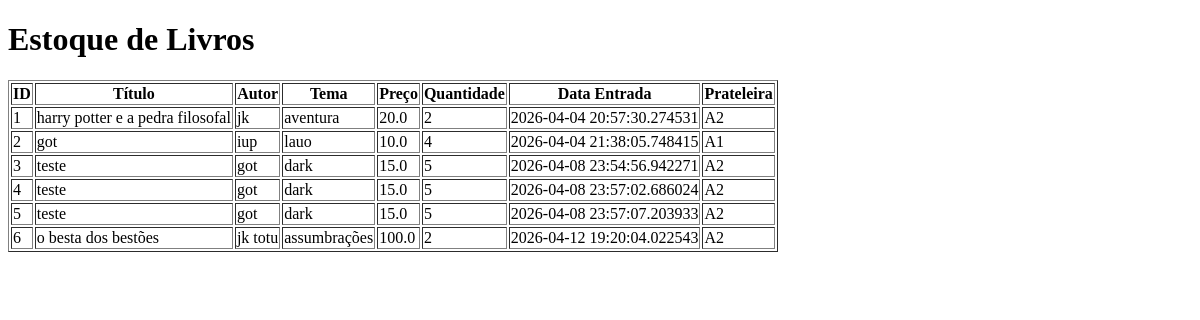
Before: /produtos (signed in) with the older database file.
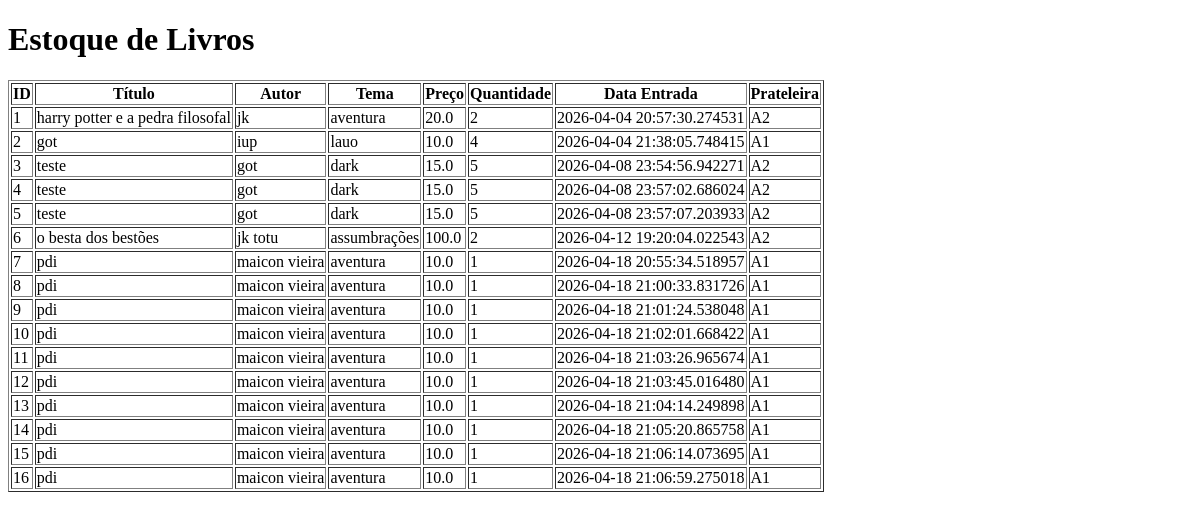
After: the same page with the newer database file.
### models/livro.py (models this page shows)
class Livro(db.Model):
    id = db.Column(
        db.Integer,
        primary_key=True
    )
    titulo = db.Column(
        db.String(200),
        nullable=False
    )
    autor = db.Column(
        db.String(150),
        nullable=False
    )
    preco_compra = db.Column(
        db.Float,
        nullable=False
    )
    quantidade = db.Column(
        db.Integer,
        nullable=False
    )
    tema = db.Column(
        db.String(100),
        nullable=False
    )
    data_entrada = db.Column(
        db.DateTime,
        default=datetime.utcnow
    )
    id_prateleira = db.Column(
        db.Integer,
        db.ForeignKey("prateleira.id"),
        nullable=False
    )
    prateleira = db.relationship( "Prateleira", backref="livros")

### models/prateleira.py (models this page shows)
class Prateleira(db.Model):
    id = db.Column(
        db.Integer,
        primary_key=True
    )
    codigo = db.Column(
        db.String(10),
        unique=True,
        nullable=False
    )
    descricao = db.Column(
        db.String(100)
    )
    id_setor = db.Column(
        db.Integer,
        db.ForeignKey("setor.id"),
        nullable=False
    )
    setor = db.relationship(
    "Setor",
    backref="prateleiras"
    )

### routes/estoque/listar_produtos.py (the view)
@listar_produtos_bp.route("/produtos")
@login_required
def listar_produtos():
    livros = Livro.query.all()
    return render_template(
        "estoque/listar.html",
        livros=livros
    )

### auth.py (called while the page is built)
def login_required(func):
    @wraps(func)
    def wrapper(*args, **kwargs):
        if "usuario_id" not in session:
            return redirect(url_for("login.login"))
        return func(*args, **kwargs)
    return wrapper

### templates/estoque/listar.html (shortened to what this page needs)
<!DOCTYPE html>
<html lang="pt-BR">
<head>
</head>
<h1>Estoque de Livros</h1>
<table border="1">
    <tr>
        <th>ID</th>
        <th>Título</th>
        <th>Autor</th>
        <th>Tema</th>
        <th>Preço</th>
        <th>Quantidade</th>
        <th>Data Entrada</th>
        <th>Prateleira</th>
    </tr>
    {% for livro in livros %}
    <tr>
        <td>{{ livro.id }}</td>
        <td>{{ livro.titulo }}</td>
        <td>{{ livro.autor }}</td>
        <td>{{ livro.tema }}</td>
        <td>{{ livro.preco_compra }}</td>
        <td>{{ livro.quantidade }}</td>
        <td>{{ livro.data_entrada }}</td>
        <td>{{ livro.prateleira.codigo }}</td>
    </tr>
    {% endfor %}
</table>
</body>
</html>

Changed rows visible on the page:
added Livro: id "7", titulo "pdi", autor "maicon vieira", tema "aventura", preco_compra "10.0", quantidade "1", data_entrada "2026-04-18 20:55:34.518957", prateleira.codigo "A1"
added Livro: id "8", titulo "pdi", autor "maicon vieira", tema "aventura", preco_compra "10.0", quantidade "1", data_entrada "2026-04-18 21:00:33.831726", prateleira.codigo "A1"
added Livro: id "9", titulo "pdi", autor "maicon vieira", tema "aventura", preco_compra "10.0", quantidade "1", data_entrada "2026-04-18 21:01:24.538048", prateleira.codigo "A1"
added Livro: id "10", titulo "pdi", autor "maicon vieira", tema "aventura", preco_compra "10.0", quantidade "1", data_entrada "2026-04-18 21:02:01.668422", prateleira.codigo "A1"
added Livro: id "11", titulo "pdi", autor "maicon vieira", tema "aventura", preco_compra "10.0", quantidade "1", data_entrada "2026-04-18 21:03:26.965674", prateleira.codigo "A1"
added Livro: id "12", titulo "pdi", autor "maicon vieira", tema "aventura", preco_compra "10.0", quantidade "1", data_entrada "2026-04-18 21:03:45.016480", prateleira.codigo "A1"
added Livro: id "13", titulo "pdi", autor "maicon vieira", tema "aventura", preco_compra "10.0", quantidade "1", data_entrada "2026-04-18 21:04:14.249898", prateleira.codigo "A1"
added Livro: id "14", titulo "pdi", autor "maicon vieira", tema "aventura", preco_compra "10.0", quantidade "1", data_entrada "2026-04-18 21:05:20.865758", prateleira.codigo "A1"
added Livro: id "15", titulo "pdi", autor "maicon vieira", tema "aventura", preco_compra "10.0", quantidade "1", data_entrada "2026-04-18 21:06:14.073695", prateleira.codigo "A1"
added Livro: id "16", titulo "pdi", autor "maicon vieira", tema "aventura", preco_compra "10.0", quantidade "1", data_entrada "2026-04-18 21:06:59.275018", prateleira.codigo "A1"
